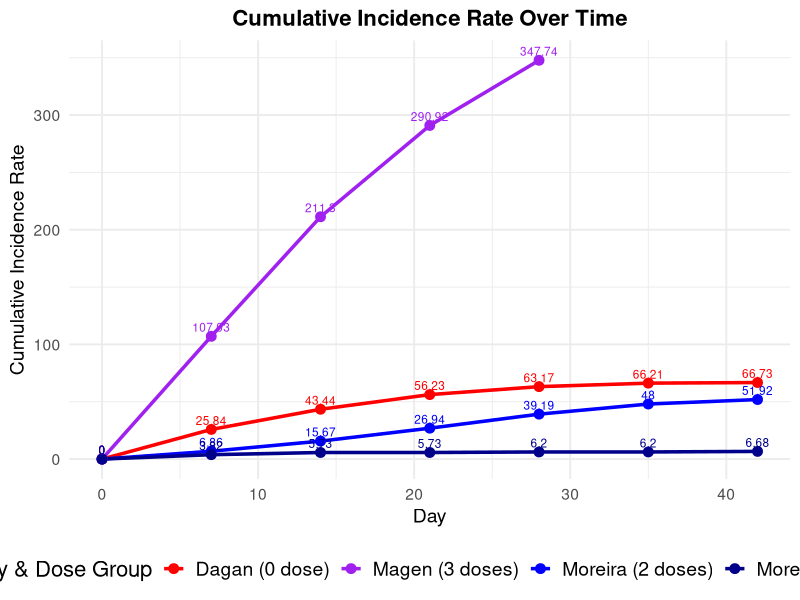

The R script that drew this image:

library(ggplot2)
library(dplyr)

# 1. Read the CSV files
dagan_2021          <- read.csv("dagan_2021.csv", header = TRUE)
magen_2022          <- read.csv("magen_2022.csv", header = TRUE)
moreira_2_doses     <- read.csv("moreira_2022_2_doses.csv", header = TRUE)
moreira_3_doses     <- read.csv("moreira_2022_3_doses.csv", header = TRUE)

# 2. Assign labels for each dataset
dagan_2021$Group      <- "Dagan (0 dose)"
magen_2022$Group      <- "Magen (3 doses)"
moreira_2_doses$Group <- "Moreira (2 doses)"
moreira_3_doses$Group <- "Moreira (3 doses)"

# 3. Combine all data into one data frame
all_data <- bind_rows(dagan_2021,
                      magen_2022,
                      moreira_2_doses,
                      moreira_3_doses)

# 4. Create the plot using ggplot2
ggplot(all_data, aes(x = Day, y = CumulativeIncidenceRate, color = Group)) +
  # Lines: make them thicker
  geom_line(size = 1.2) +
  
  # Points on each data value
  geom_point(size = 3) +
  
  # Data labels directly on the plot
  geom_text(aes(label = round(CumulativeIncidenceRate, 2)),
            vjust = -0.5, size = 3, show.legend = FALSE) +
  
  # Manually set colors for each group
  scale_color_manual(
    values = c(
      "Moreira (3 doses)" = "darkblue",
      "Moreira (2 doses)" = "blue",
      "Dagan (0 dose)"    = "red",
      "Magen (3 doses)"   = "purple"
    )
  ) +
  
  # Axis and legend labels
  labs(
    title = "Cumulative Incidence Rate Over Time",
    x = "Day",
    y = "Cumulative Incidence Rate",
    color = "Study & Dose Group"
  ) +
  
  # Use a base_size in theme_minimal to get larger text overall
  theme_minimal(base_size = 14) +
  
  # Further theme customizations
  theme(
    plot.title = element_text(face = "bold", hjust = 0.5, size = 16),
    legend.position = "bottom",
    legend.text = element_text(size = 14),
    legend.title = element_text(size = 16)
  )
